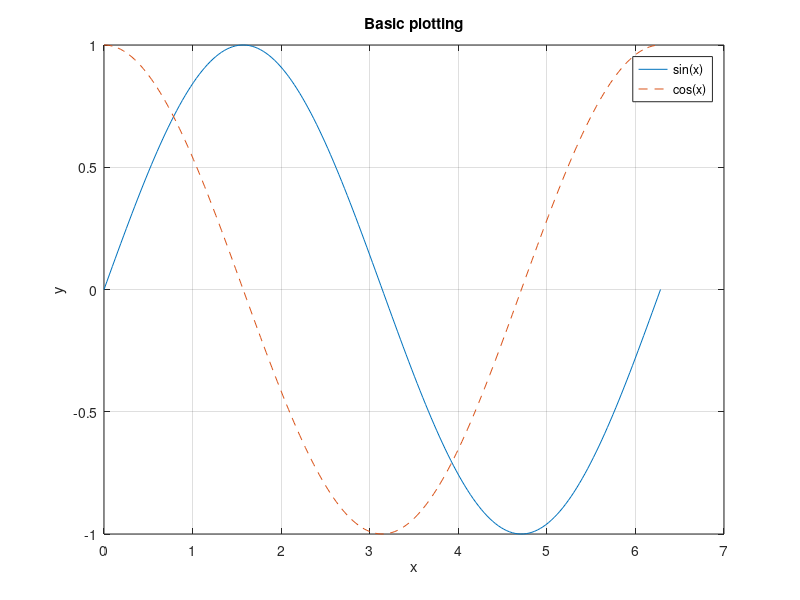

This chart was generated by the following MATLAB code: (Note: this script raises an error after producing the figure.)
% Experiment 1: Introduction to MATLAB and its basic commands
clc; clear; close all;
a = 5; b = 3;
disp([a+b, a-b, a*b, a/b, a^b])
v = [1 2 3 4 5]
vcol = v'
linspace(0, 1, 5)
0:2:10
A = [1 2; 3 4]; B = [5 6; 7 8];
A*B            % matrix product
A.*B           % element-wise product
A'             % transpose
inv(A)
det(A)
zeros(2,3)
ones(2,3)
eye(3)
z = 3 + 4i;
abs(z), angle(z)
sum(v), mean(v), max(v)
v(2:4)

x = linspace(0, 2*pi, 200);
f = figure;
plot(x, sin(x), x, cos(x), '--'); grid on
title('Basic plotting'); xlabel('x'); ylabel('y'); legend('sin(x)', 'cos(x)');
save_fig(f, 'exp01_basic_plot.png');
